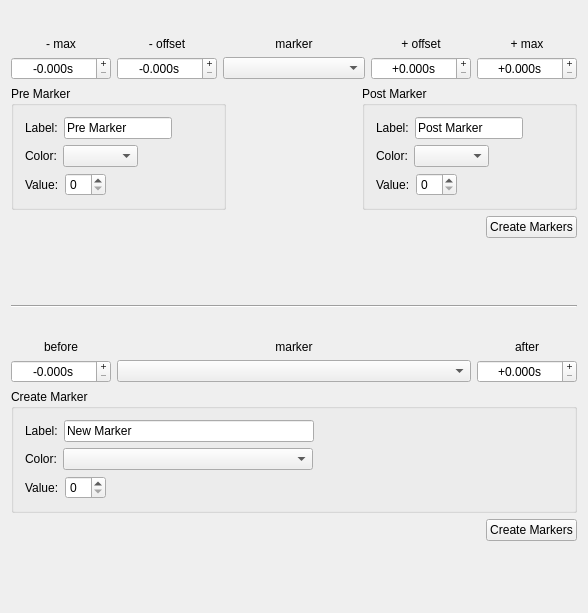
<?xml version="1.0" encoding="UTF-8"?>
<ui version="4.0">
 <class>AwMarkAroundWidgetUi</class>
 <widget class="QWidget" name="AwMarkAroundWidgetUi">
  <property name="geometry">
   <rect>
    <x>0</x>
    <y>0</y>
    <width>588</width>
    <height>613</height>
   </rect>
  </property>
  <property name="windowTitle">
   <string>Add Markers</string>
  </property>
  <property name="windowIcon">
   <iconset resource="../../resources/AnyWave.qrc">
    <normaloff>:/images/AnyWave_icon.png</normaloff>:/images/AnyWave_icon.png</iconset>
  </property>
  <layout class="QVBoxLayout" name="verticalLayout_3">
   <item>
    <layout class="QHBoxLayout" name="horizontalLayout_8">
     <item>
      <spacer name="horizontalSpacer_8">
       <property name="orientation">
        <enum>Qt::Horizontal</enum>
       </property>
       <property name="sizeHint" stdset="0">
        <size>
         <width>40</width>
         <height>20</height>
        </size>
       </property>
      </spacer>
     </item>
     <item>
      <widget class="QLabel" name="label_12">
       <property name="text">
        <string/>
       </property>
       <property name="pixmap">
        <pixmap resource="../plugins/AutoMarking/automarking.qrc">:/images/marker_pre_post.png</pixmap>
       </property>
      </widget>
     </item>
     <item>
      <spacer name="horizontalSpacer_9">
       <property name="orientation">
        <enum>Qt::Horizontal</enum>
       </property>
       <property name="sizeHint" stdset="0">
        <size>
         <width>40</width>
         <height>20</height>
        </size>
       </property>
      </spacer>
     </item>
    </layout>
   </item>
   <item>
    <layout class="QGridLayout" name="gridLayout">
     <item row="0" column="0">
      <widget class="QLabel" name="label">
       <property name="text">
        <string>- max</string>
       </property>
       <property name="alignment">
        <set>Qt::AlignCenter</set>
       </property>
      </widget>
     </item>
     <item row="0" column="1">
      <widget class="QLabel" name="label_2">
       <property name="text">
        <string>- offset</string>
       </property>
       <property name="alignment">
        <set>Qt::AlignCenter</set>
       </property>
      </widget>
     </item>
     <item row="0" column="2">
      <widget class="QLabel" name="label_5">
       <property name="text">
        <string>marker</string>
       </property>
       <property name="alignment">
        <set>Qt::AlignCenter</set>
       </property>
      </widget>
     </item>
     <item row="0" column="3">
      <widget class="QLabel" name="label_3">
       <property name="text">
        <string>+ offset</string>
       </property>
       <property name="alignment">
        <set>Qt::AlignCenter</set>
       </property>
      </widget>
     </item>
     <item row="0" column="4">
      <widget class="QLabel" name="label_4">
       <property name="text">
        <string>+ max</string>
       </property>
       <property name="alignment">
        <set>Qt::AlignCenter</set>
       </property>
      </widget>
     </item>
     <item row="1" column="0">
      <widget class="QDoubleSpinBox" name="sbmax1">
       <property name="sizePolicy">
        <sizepolicy hsizetype="Fixed" vsizetype="Fixed">
         <horstretch>0</horstretch>
         <verstretch>0</verstretch>
        </sizepolicy>
       </property>
       <property name="maximumSize">
        <size>
         <width>100</width>
         <height>16777215</height>
        </size>
       </property>
       <property name="alignment">
        <set>Qt::AlignCenter</set>
       </property>
       <property name="buttonSymbols">
        <enum>QAbstractSpinBox::PlusMinus</enum>
       </property>
       <property name="prefix">
        <string>-</string>
       </property>
       <property name="suffix">
        <string>s</string>
       </property>
       <property name="decimals">
        <number>3</number>
       </property>
       <property name="maximum">
        <double>99999999999999997168788049560464200849936328366177157906432.000000000000000</double>
       </property>
       <property name="singleStep">
        <double>0.100000000000000</double>
       </property>
      </widget>
     </item>
     <item row="1" column="1">
      <widget class="QDoubleSpinBox" name="sboffset1">
       <property name="sizePolicy">
        <sizepolicy hsizetype="Fixed" vsizetype="Fixed">
         <horstretch>0</horstretch>
         <verstretch>0</verstretch>
        </sizepolicy>
       </property>
       <property name="maximumSize">
        <size>
         <width>100</width>
         <height>16777215</height>
        </size>
       </property>
       <property name="alignment">
        <set>Qt::AlignCenter</set>
       </property>
       <property name="buttonSymbols">
        <enum>QAbstractSpinBox::PlusMinus</enum>
       </property>
       <property name="prefix">
        <string>-</string>
       </property>
       <property name="suffix">
        <string>s</string>
       </property>
       <property name="decimals">
        <number>3</number>
       </property>
       <property name="maximum">
        <double>99999999999999997168788049560464200849936328366177157906432.000000000000000</double>
       </property>
       <property name="singleStep">
        <double>0.100000000000000</double>
       </property>
      </widget>
     </item>
     <item row="1" column="3">
      <widget class="QDoubleSpinBox" name="sboffset2">
       <property name="sizePolicy">
        <sizepolicy hsizetype="Fixed" vsizetype="Fixed">
         <horstretch>0</horstretch>
         <verstretch>0</verstretch>
        </sizepolicy>
       </property>
       <property name="maximumSize">
        <size>
         <width>100</width>
         <height>16777215</height>
        </size>
       </property>
       <property name="alignment">
        <set>Qt::AlignCenter</set>
       </property>
       <property name="buttonSymbols">
        <enum>QAbstractSpinBox::PlusMinus</enum>
       </property>
       <property name="prefix">
        <string>+</string>
       </property>
       <property name="suffix">
        <string>s</string>
       </property>
       <property name="decimals">
        <number>3</number>
       </property>
       <property name="maximum">
        <double>99999999999999997168788049560464200849936328366177157906432.000000000000000</double>
       </property>
       <property name="singleStep">
        <double>0.100000000000000</double>
       </property>
      </widget>
     </item>
     <item row="1" column="4">
      <widget class="QDoubleSpinBox" name="sbmax2">
       <property name="sizePolicy">
        <sizepolicy hsizetype="Fixed" vsizetype="Fixed">
         <horstretch>0</horstretch>
         <verstretch>0</verstretch>
        </sizepolicy>
       </property>
       <property name="maximumSize">
        <size>
         <width>100</width>
         <height>16777215</height>
        </size>
       </property>
       <property name="alignment">
        <set>Qt::AlignCenter</set>
       </property>
       <property name="buttonSymbols">
        <enum>QAbstractSpinBox::PlusMinus</enum>
       </property>
       <property name="prefix">
        <string>+</string>
       </property>
       <property name="suffix">
        <string>s</string>
       </property>
       <property name="decimals">
        <number>3</number>
       </property>
       <property name="maximum">
        <double>99999999999999997168788049560464200849936328366177157906432.000000000000000</double>
       </property>
       <property name="singleStep">
        <double>0.100000000000000</double>
       </property>
      </widget>
     </item>
     <item row="1" column="2">
      <widget class="QComboBox" name="comboMarker"/>
     </item>
    </layout>
   </item>
   <item>
    <layout class="QHBoxLayout" name="horizontalLayout_7">
     <item>
      <widget class="QGroupBox" name="groupBox">
       <property name="title">
        <string>Pre Marker</string>
       </property>
       <layout class="QVBoxLayout" name="verticalLayout">
        <item>
         <layout class="QHBoxLayout" name="horizontalLayout">
          <item>
           <widget class="QLabel" name="label_6">
            <property name="text">
             <string>Label:</string>
            </property>
           </widget>
          </item>
          <item>
           <widget class="QLineEdit" name="lineEditPreMarker">
            <property name="text">
             <string>Pre Marker</string>
            </property>
           </widget>
          </item>
          <item>
           <spacer name="horizontalSpacer">
            <property name="orientation">
             <enum>Qt::Horizontal</enum>
            </property>
            <property name="sizeHint" stdset="0">
             <size>
              <width>40</width>
              <height>20</height>
             </size>
            </property>
           </spacer>
          </item>
         </layout>
        </item>
        <item>
         <layout class="QHBoxLayout" name="horizontalLayout_2">
          <item>
           <widget class="QLabel" name="label_7">
            <property name="text">
             <string>Color:</string>
            </property>
           </widget>
          </item>
          <item>
           <widget class="QComboBox" name="comboColorPre">
            <property name="sizePolicy">
             <sizepolicy hsizetype="Expanding" vsizetype="Fixed">
              <horstretch>0</horstretch>
              <verstretch>0</verstretch>
             </sizepolicy>
            </property>
           </widget>
          </item>
          <item>
           <spacer name="horizontalSpacer_2">
            <property name="orientation">
             <enum>Qt::Horizontal</enum>
            </property>
            <property name="sizeHint" stdset="0">
             <size>
              <width>40</width>
              <height>20</height>
             </size>
            </property>
           </spacer>
          </item>
         </layout>
        </item>
        <item>
         <layout class="QHBoxLayout" name="horizontalLayout_3">
          <item>
           <widget class="QLabel" name="label_8">
            <property name="text">
             <string>Value:</string>
            </property>
           </widget>
          </item>
          <item>
           <widget class="QSpinBox" name="spinBoxValuePre">
            <property name="sizePolicy">
             <sizepolicy hsizetype="Fixed" vsizetype="Fixed">
              <horstretch>0</horstretch>
              <verstretch>0</verstretch>
             </sizepolicy>
            </property>
           </widget>
          </item>
          <item>
           <spacer name="horizontalSpacer_3">
            <property name="orientation">
             <enum>Qt::Horizontal</enum>
            </property>
            <property name="sizeHint" stdset="0">
             <size>
              <width>40</width>
              <height>20</height>
             </size>
            </property>
           </spacer>
          </item>
         </layout>
        </item>
       </layout>
      </widget>
     </item>
     <item>
      <spacer name="horizontalSpacer_7">
       <property name="orientation">
        <enum>Qt::Horizontal</enum>
       </property>
       <property name="sizeHint" stdset="0">
        <size>
         <width>40</width>
         <height>20</height>
        </size>
       </property>
      </spacer>
     </item>
     <item>
      <widget class="QGroupBox" name="groupBox_3">
       <property name="title">
        <string>Post Marker</string>
       </property>
       <layout class="QVBoxLayout" name="verticalLayout_2">
        <item>
         <layout class="QHBoxLayout" name="horizontalLayout_4">
          <item>
           <widget class="QLabel" name="label_9">
            <property name="text">
             <string>Label:</string>
            </property>
           </widget>
          </item>
          <item>
           <widget class="QLineEdit" name="lineEditPostMarker">
            <property name="text">
             <string>Post Marker</string>
            </property>
           </widget>
          </item>
          <item>
           <spacer name="horizontalSpacer_4">
            <property name="orientation">
             <enum>Qt::Horizontal</enum>
            </property>
            <property name="sizeHint" stdset="0">
             <size>
              <width>40</width>
              <height>20</height>
             </size>
            </property>
           </spacer>
          </item>
         </layout>
        </item>
        <item>
         <layout class="QHBoxLayout" name="horizontalLayout_5">
          <item>
           <widget class="QLabel" name="label_10">
            <property name="text">
             <string>Color:</string>
            </property>
           </widget>
          </item>
          <item>
           <widget class="QComboBox" name="comboColorPost">
            <property name="sizePolicy">
             <sizepolicy hsizetype="Expanding" vsizetype="Fixed">
              <horstretch>0</horstretch>
              <verstretch>0</verstretch>
             </sizepolicy>
            </property>
           </widget>
          </item>
          <item>
           <spacer name="horizontalSpacer_5">
            <property name="orientation">
             <enum>Qt::Horizontal</enum>
            </property>
            <property name="sizeHint" stdset="0">
             <size>
              <width>40</width>
              <height>20</height>
             </size>
            </property>
           </spacer>
          </item>
         </layout>
        </item>
        <item>
         <layout class="QHBoxLayout" name="horizontalLayout_6">
          <item>
           <widget class="QLabel" name="label_11">
            <property name="text">
             <string>Value:</string>
            </property>
           </widget>
          </item>
          <item>
           <widget class="QSpinBox" name="spinBoxValuePost">
            <property name="sizePolicy">
             <sizepolicy hsizetype="Fixed" vsizetype="Fixed">
              <horstretch>0</horstretch>
              <verstretch>0</verstretch>
             </sizepolicy>
            </property>
           </widget>
          </item>
          <item>
           <spacer name="horizontalSpacer_6">
            <property name="orientation">
             <enum>Qt::Horizontal</enum>
            </property>
            <property name="sizeHint" stdset="0">
             <size>
              <width>40</width>
              <height>20</height>
             </size>
            </property>
           </spacer>
          </item>
         </layout>
        </item>
       </layout>
      </widget>
     </item>
    </layout>
   </item>
   <item>
    <layout class="QHBoxLayout" name="horizontalLayout_10">
     <item>
      <spacer name="horizontalSpacer_12">
       <property name="orientation">
        <enum>Qt::Horizontal</enum>
       </property>
       <property name="sizeHint" stdset="0">
        <size>
         <width>40</width>
         <height>20</height>
        </size>
       </property>
      </spacer>
     </item>
     <item>
      <widget class="QPushButton" name="buttonCreatePrePost">
       <property name="text">
        <string>Create Markers</string>
       </property>
      </widget>
     </item>
    </layout>
   </item>
   <item>
    <spacer name="verticalSpacer">
     <property name="orientation">
      <enum>Qt::Vertical</enum>
     </property>
     <property name="sizeHint" stdset="0">
      <size>
       <width>20</width>
       <height>1</height>
      </size>
     </property>
    </spacer>
   </item>
   <item>
    <widget class="Line" name="line">
     <property name="orientation">
      <enum>Qt::Horizontal</enum>
     </property>
    </widget>
   </item>
   <item>
    <layout class="QHBoxLayout" name="horizontalLayout_9">
     <item>
      <spacer name="horizontalSpacer_10">
       <property name="orientation">
        <enum>Qt::Horizontal</enum>
       </property>
       <property name="sizeHint" stdset="0">
        <size>
         <width>40</width>
         <height>20</height>
        </size>
       </property>
      </spacer>
     </item>
     <item>
      <widget class="QLabel" name="label_13">
       <property name="text">
        <string/>
       </property>
       <property name="pixmap">
        <pixmap resource="../plugins/AutoMarking/automarking.qrc">:/images/marker_around.png</pixmap>
       </property>
      </widget>
     </item>
     <item>
      <spacer name="horizontalSpacer_11">
       <property name="orientation">
        <enum>Qt::Horizontal</enum>
       </property>
       <property name="sizeHint" stdset="0">
        <size>
         <width>40</width>
         <height>20</height>
        </size>
       </property>
      </spacer>
     </item>
    </layout>
   </item>
   <item>
    <layout class="QGridLayout" name="gridLayout_2">
     <item row="0" column="0">
      <widget class="QLabel" name="label_15">
       <property name="text">
        <string>before</string>
       </property>
       <property name="alignment">
        <set>Qt::AlignCenter</set>
       </property>
      </widget>
     </item>
     <item row="0" column="1">
      <widget class="QLabel" name="label_14">
       <property name="text">
        <string>marker</string>
       </property>
       <property name="alignment">
        <set>Qt::AlignCenter</set>
       </property>
      </widget>
     </item>
     <item row="0" column="2">
      <widget class="QLabel" name="label_16">
       <property name="text">
        <string>after</string>
       </property>
       <property name="alignment">
        <set>Qt::AlignCenter</set>
       </property>
      </widget>
     </item>
     <item row="1" column="0">
      <widget class="QDoubleSpinBox" name="sbBefore">
       <property name="sizePolicy">
        <sizepolicy hsizetype="Fixed" vsizetype="Fixed">
         <horstretch>0</horstretch>
         <verstretch>0</verstretch>
        </sizepolicy>
       </property>
       <property name="maximumSize">
        <size>
         <width>100</width>
         <height>16777215</height>
        </size>
       </property>
       <property name="alignment">
        <set>Qt::AlignCenter</set>
       </property>
       <property name="buttonSymbols">
        <enum>QAbstractSpinBox::PlusMinus</enum>
       </property>
       <property name="prefix">
        <string>-</string>
       </property>
       <property name="suffix">
        <string>s</string>
       </property>
       <property name="decimals">
        <number>3</number>
       </property>
       <property name="maximum">
        <double>99999999999999997168788049560464200849936328366177157906432.000000000000000</double>
       </property>
       <property name="singleStep">
        <double>0.100000000000000</double>
       </property>
      </widget>
     </item>
     <item row="1" column="1">
      <widget class="QComboBox" name="comboMarker2">
       <property name="sizePolicy">
        <sizepolicy hsizetype="Preferred" vsizetype="Fixed">
         <horstretch>0</horstretch>
         <verstretch>0</verstretch>
        </sizepolicy>
       </property>
      </widget>
     </item>
     <item row="1" column="2">
      <widget class="QDoubleSpinBox" name="sbAfter">
       <property name="sizePolicy">
        <sizepolicy hsizetype="Fixed" vsizetype="Fixed">
         <horstretch>0</horstretch>
         <verstretch>0</verstretch>
        </sizepolicy>
       </property>
       <property name="maximumSize">
        <size>
         <width>100</width>
         <height>16777215</height>
        </size>
       </property>
       <property name="alignment">
        <set>Qt::AlignCenter</set>
       </property>
       <property name="buttonSymbols">
        <enum>QAbstractSpinBox::PlusMinus</enum>
       </property>
       <property name="prefix">
        <string>+</string>
       </property>
       <property name="suffix">
        <string>s</string>
       </property>
       <property name="decimals">
        <number>3</number>
       </property>
       <property name="maximum">
        <double>99999999999999997168788049560464200849936328366177157906432.000000000000000</double>
       </property>
       <property name="singleStep">
        <double>0.100000000000000</double>
       </property>
      </widget>
     </item>
    </layout>
   </item>
   <item>
    <widget class="QGroupBox" name="groupBox_2">
     <property name="title">
      <string>Create Marker</string>
     </property>
     <layout class="QVBoxLayout" name="verticalLayout_4">
      <item>
       <layout class="QHBoxLayout" name="horizontalLayout_11">
        <item>
         <widget class="QLabel" name="label_17">
          <property name="text">
           <string>Label:</string>
          </property>
         </widget>
        </item>
        <item>
         <widget class="QLineEdit" name="lineEditCreateMarker">
          <property name="text">
           <string>New Marker</string>
          </property>
         </widget>
        </item>
        <item>
         <spacer name="horizontalSpacer_13">
          <property name="orientation">
           <enum>Qt::Horizontal</enum>
          </property>
          <property name="sizeHint" stdset="0">
           <size>
            <width>40</width>
            <height>20</height>
           </size>
          </property>
         </spacer>
        </item>
       </layout>
      </item>
      <item>
       <layout class="QHBoxLayout" name="horizontalLayout_12">
        <item>
         <widget class="QLabel" name="label_18">
          <property name="text">
           <string>Color:</string>
          </property>
         </widget>
        </item>
        <item>
         <widget class="QComboBox" name="comboColorCreateMarker">
          <property name="sizePolicy">
           <sizepolicy hsizetype="Expanding" vsizetype="Fixed">
            <horstretch>0</horstretch>
            <verstretch>0</verstretch>
           </sizepolicy>
          </property>
         </widget>
        </item>
        <item>
         <spacer name="horizontalSpacer_14">
          <property name="orientation">
           <enum>Qt::Horizontal</enum>
          </property>
          <property name="sizeHint" stdset="0">
           <size>
            <width>40</width>
            <height>20</height>
           </size>
          </property>
         </spacer>
        </item>
       </layout>
      </item>
      <item>
       <layout class="QHBoxLayout" name="horizontalLayout_13">
        <item>
         <widget class="QLabel" name="label_19">
          <property name="text">
           <string>Value:</string>
          </property>
         </widget>
        </item>
        <item>
         <widget class="QSpinBox" name="spinBoxValueCreate">
          <property name="sizePolicy">
           <sizepolicy hsizetype="Fixed" vsizetype="Fixed">
            <horstretch>0</horstretch>
            <verstretch>0</verstretch>
           </sizepolicy>
          </property>
         </widget>
        </item>
        <item>
         <spacer name="horizontalSpacer_15">
          <property name="orientation">
           <enum>Qt::Horizontal</enum>
          </property>
          <property name="sizeHint" stdset="0">
           <size>
            <width>40</width>
            <height>20</height>
           </size>
          </property>
         </spacer>
        </item>
       </layout>
      </item>
     </layout>
    </widget>
   </item>
   <item>
    <layout class="QHBoxLayout" name="horizontalLayout_14">
     <item>
      <spacer name="horizontalSpacer_16">
       <property name="orientation">
        <enum>Qt::Horizontal</enum>
       </property>
       <property name="sizeHint" stdset="0">
        <size>
         <width>40</width>
         <height>20</height>
        </size>
       </property>
      </spacer>
     </item>
     <item>
      <widget class="QPushButton" name="buttonCreateMarker">
       <property name="text">
        <string>Create Markers</string>
       </property>
      </widget>
     </item>
    </layout>
   </item>
   <item>
    <spacer name="verticalSpacer_2">
     <property name="orientation">
      <enum>Qt::Vertical</enum>
     </property>
     <property name="sizeHint" stdset="0">
      <size>
       <width>20</width>
       <height>0</height>
      </size>
     </property>
    </spacer>
   </item>
  </layout>
  <zorder>sbmax1</zorder>
  <zorder>sboffset1</zorder>
  <zorder>sboffset2</zorder>
  <zorder>sbmax2</zorder>
  <zorder>label</zorder>
  <zorder>label_2</zorder>
  <zorder>label_3</zorder>
  <zorder>label_4</zorder>
  <zorder>label_5</zorder>
  <zorder>labelMarker</zorder>
  <zorder>groupBox</zorder>
  <zorder>groupBox_3</zorder>
  <zorder>verticalSpacer</zorder>
  <zorder>label_12</zorder>
  <zorder>horizontalSpacer_8</zorder>
  <zorder>horizontalSpacer_9</zorder>
  <zorder></zorder>
  <zorder>label_13</zorder>
  <zorder>horizontalSpacer_10</zorder>
  <zorder>horizontalSpacer_11</zorder>
  <zorder>comboMarker2</zorder>
  <zorder>label_14</zorder>
  <zorder>label_15</zorder>
  <zorder>sbBefore</zorder>
  <zorder>sbAfter</zorder>
  <zorder>label_16</zorder>
  <zorder>buttonCreatePrePost</zorder>
  <zorder>horizontalSpacer_12</zorder>
  <zorder>groupBox_2</zorder>
  <zorder>label_17</zorder>
  <zorder>lineEditCreateMarker</zorder>
  <zorder>horizontalSpacer_13</zorder>
  <zorder>label_18</zorder>
  <zorder>comboColorCreateMarker</zorder>
  <zorder>horizontalSpacer_14</zorder>
  <zorder>label_19</zorder>
  <zorder>spinBoxValueCreate</zorder>
  <zorder>horizontalSpacer_15</zorder>
  <zorder>buttonCreateMarker</zorder>
  <zorder>horizontalSpacer_16</zorder>
  <zorder>verticalSpacer_2</zorder>
  <zorder>line</zorder>
 </widget>
 <layoutdefault spacing="6" margin="11"/>
 <resources>
  <include location="../plugins/AutoMarking/automarking.qrc"/>
  <include location="../../resources/AnyWave.qrc"/>
 </resources>
 <connections>
  <connection>
   <sender>buttonCreatePrePost</sender>
   <signal>clicked()</signal>
   <receiver>AwMarkAroundWidgetUi</receiver>
   <slot>generatePrePost()</slot>
   <hints>
    <hint type="sourcelabel">
     <x>545</x>
     <y>280</y>
    </hint>
    <hint type="destinationlabel">
     <x>425</x>
     <y>301</y>
    </hint>
   </hints>
  </connection>
  <connection>
   <sender>buttonCreateMarker</sender>
   <signal>clicked()</signal>
   <receiver>AwMarkAroundWidgetUi</receiver>
   <slot>generateAround()</slot>
   <hints>
    <hint type="sourcelabel">
     <x>526</x>
     <y>590</y>
    </hint>
    <hint type="destinationlabel">
     <x>464</x>
     <y>599</y>
    </hint>
   </hints>
  </connection>
 </connections>
 <slots>
  <slot>generatePrePost()</slot>
  <slot>generateAround()</slot>
 </slots>
</ui>
